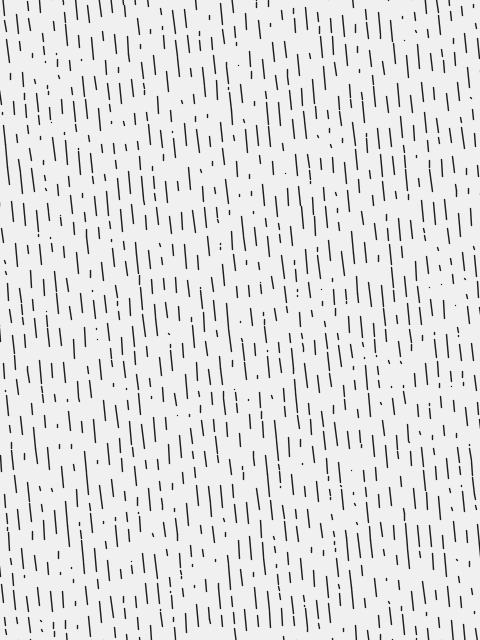
Frame 1 (no input)
Frame 2 (the mouse pressed at the canvas centre, redrawn once): identical to frame 1, image omitted

The Processing sketch that drew this single still picture (run headless with seeded random() and noise(); the mouse was pressed at the canvas centre and the sketch redrawn once):

// Processing sketch: black_rain
// ── black_rain.pde
// Manuale di Programmazione Cinematografica
// Daniele Olmisani, 2020

// Black Rain (1989)


final color PAPER = color(240);
final color INK = color(30);

final int ROWS = 80;


void setup() {
  size(480, 640);  
  noLoop();
}


void draw() {
  
  final float S =  min(width, height);
  final float U = 0.002;

  background(PAPER);
    
  translate(0.5*width, 0.5*height);
  rotate(-0.1);
  scale(S);

  randomSeed(0);

  stroke(INK);
  strokeWeight(1.5*U);
  
  for (float w=-1.0; w<1.0; w+=(2.0/ROWS)) {
    float a, b = -0.8;
    while (b < 0.8) {
      a = b + random(0.05);
      b = a + random(0.05);
      line(w, a, w, b);
    }
  }

  save("black-rain.png");
}
